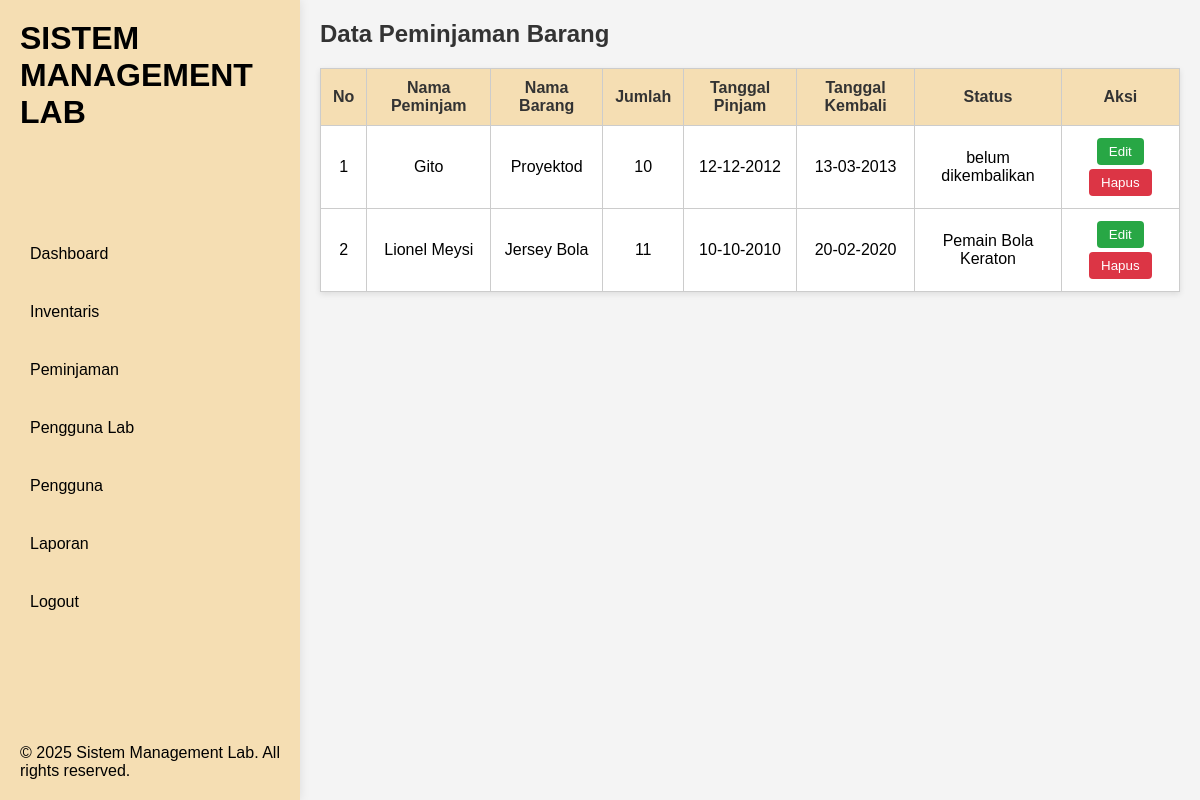
The app's page /php/peminjaman.php (signed in) with its own data.
### tables this page shows
CREATE TABLE `peminjaman` (
  `id` int(11) NOT NULL,
  `namapeminjam` varchar(100) NOT NULL,
  `namabarang` varchar(100) NOT NULL,
  `jumlah` varchar(100) NOT NULL,
  `tanggalpinjam` varchar(100) NOT NULL,
  `tanggalkembali` varchar(100) NOT NULL,
  `status` varchar(100) NOT NULL
);

### php/peminjaman.php (the view, shortened to what this page needs)
<?php
    include "koneksi.php";
    $no = 1;
    $query = mysqli_query($koneksi,"SELECT * FROM peminjaman ORDER BY id ASC");
?>
<!DOCTYPE html>
<html lang="en">
<head>
    <link rel="stylesheet" href="../css/peminjaman.css">
</head>
<body>
    <?php include "sidebar.php"; ?>
    <div class="container">
        <header>
            <h1>Data Peminjaman Barang</h1>
        </header>
        <table>
            <thead>
                <tr>
                    <th>No</th>
                    <th>Nama Peminjam</th>
                    <th>Nama Barang</th>
                    <th>Jumlah</th>
                    <th>Tanggal Pinjam</th>
                    <th>Tanggal Kembali</th>
                    <th>Status</th>
                    <th>Aksi</th>
                </tr>
            </thead>
            <tbody>
                <?php while ($data = mysqli_fetch_array($query)) { ?>
                <tr>
                    <td><?= $no++ ; ?></td>
                    <td><?= $data['namapeminjam']; ?></td>
                    <td><?= $data['namabarang']; ?></td>
                    <td><?= $data['jumlah']; ?></td>
                    <td><?= $data['tanggalpinjam']; ?></td>
                    <td><?= $data['tanggalkembali']; ?></td>
                    <td><?= $data['status']; ?></td>
                    <td class='actions'>
                        <a href='edit_peminjaman.php?id={$no}'><button>Edit</button></a>
                        <a href='hapus_peminjaman.php?id={$no}' onclick='return confirm(\"Yakin ingin hapus?\")'><button>Hapus</button></a>
                    </td>
                </tr>
                <?php } ?>
            </tbody>
        </table>
    </div>
</body>
</html>

### php/sidebar.php (shortened to what this page needs)
<!DOCTYPE html>
<html lang="en">
<head>
    <link rel="stylesheet" href="../css/sidebar.css">
</head>
<body>
    <div class="sidebar">
        <h1>SISTEM MANAGEMENT LAB</h1>
        <ul style="list-style-type: none;">
            <li><a href="dashboard.php">Dashboard</a></li>
            <li><a href="inventaris.php">inventaris</a></li>
            <li><a href="peminjaman.php">peminjaman</a></li>
            <li><a href="pl.php">pengguna lab</a></li>
            <li><a href="pengguna.php">pengguna</a></li>
            <li><a href="laporan.php">laporan</a></li>
            <li><a href="logout.php">logout</a></li>
        </ul>
        <Footer>
            <p>&copy; 2025 Sistem Management Lab. All rights reserved.</p>
        </Footer>
    </div>
</body>
</html>

### css/peminjaman.css (style rules this page uses)
body { font-family: Arial, sans-serif; background-color: #f4f4f4; margin: 0; padding: 0; }
.container { margin: 20px 20px 20px 320px; }
header h1 { font-size: 24px; margin-bottom: 20px; color: #333; }
table { width: 100%; border-collapse: collapse; background-color: #fff; box-shadow: 0 2px 6px rgba(0,0,0,0.1); }
th, td { padding: 10px 12px; border: 1px solid #ccc; text-align: center; }
th { background-color: wheat; color: #333; }
.actions button { margin: 2px; padding: 6px 12px; border: none; border-radius: 4px; cursor: pointer; color: white; }
.actions a:first-child button { background-color: #28a745; }
.actions a:last-child button { background-color: #dc3545; }

### css/sidebar.css (style rules this page uses)
* { margin: 0; padding: 0; box-sizing: border-box; font-family: 'Lucida Sans', 'Lucida Sans Regular', 'Lucida Grande', 'Lucida Sans Unicode', Geneva, Verdana, sans-serif; }
.sidebar { display: flex; flex-direction: column; justify-content: space-between; height: 100vh; width: 300px; position: fixed; left: 0; top: 0; background-color: wheat; padding: 20px; box-shadow: 0 0 10px rgba(0, 0, 0, 0.1); }
.sidebar li a { color:black; text-decoration: none; text-transform: capitalize; display: flex; align-items: center; margin-bottom: 20px; padding: 10px; border-radius: 5px; cursor: pointer; transition: background-color 0.3s ease; }

### records on screen
peminjaman: namapeminjam "Gito", namabarang "Proyektod", jumlah "10", tanggalpinjam "12-12-2012", tanggalkembali "13-03-2013", status "belum dikembalikan"
peminjaman: namapeminjam "Lionel Meysi", namabarang "Jersey Bola", jumlah "11", tanggalpinjam "10-10-2010", tanggalkembali "20-02-2020", status "Pemain Bola Keraton"
